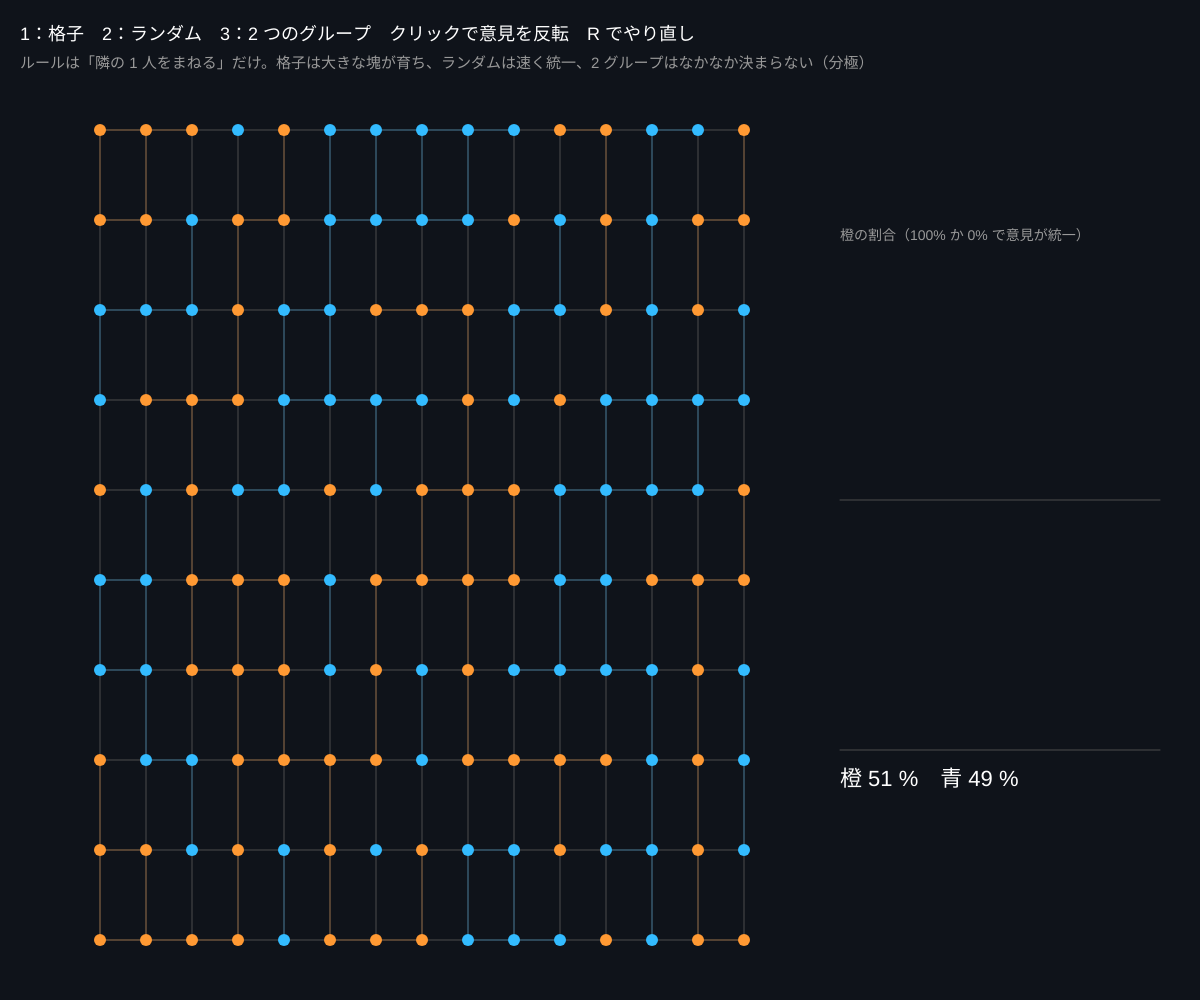
Frame 1 (no input)
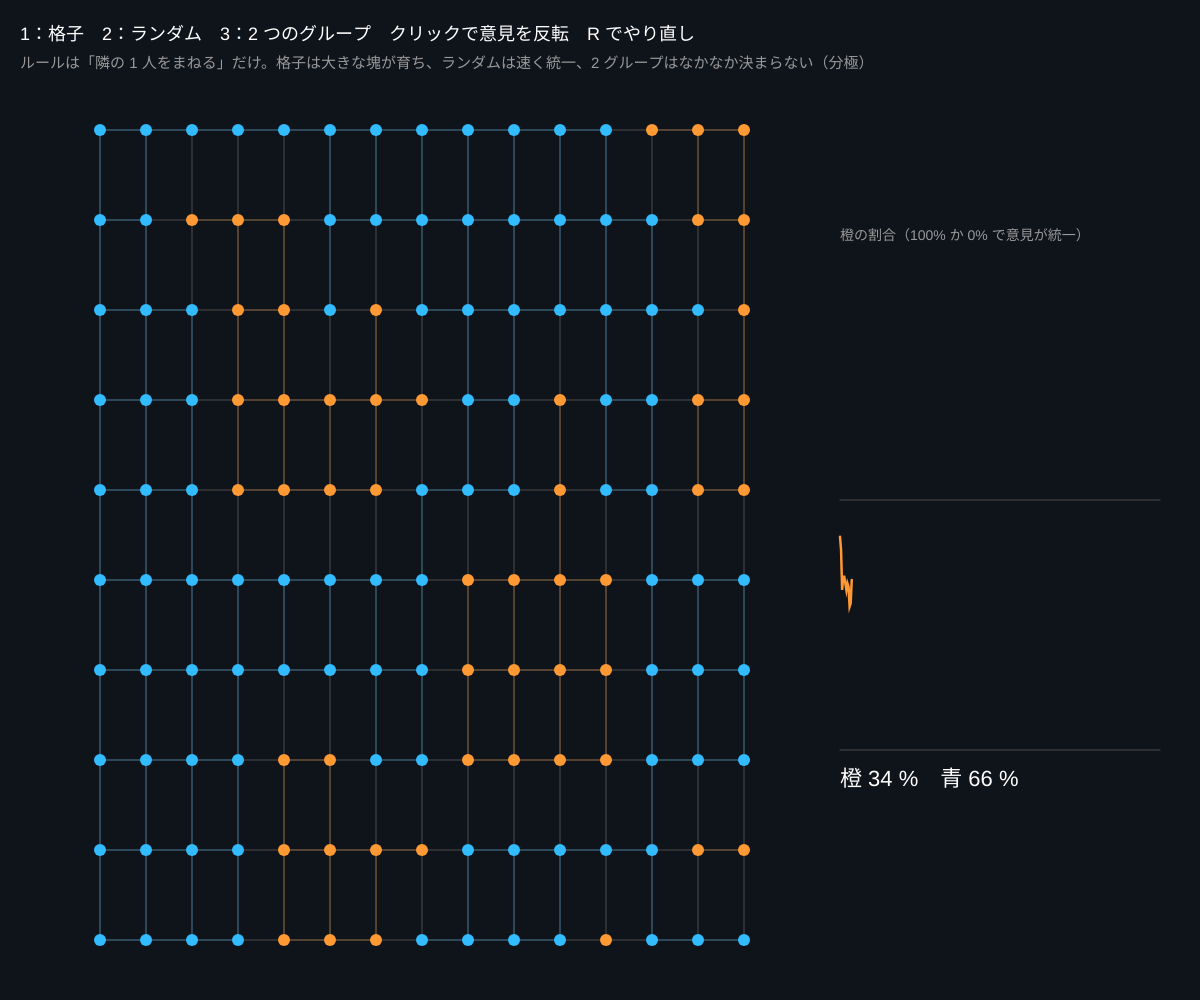
Frame 60 (no input)
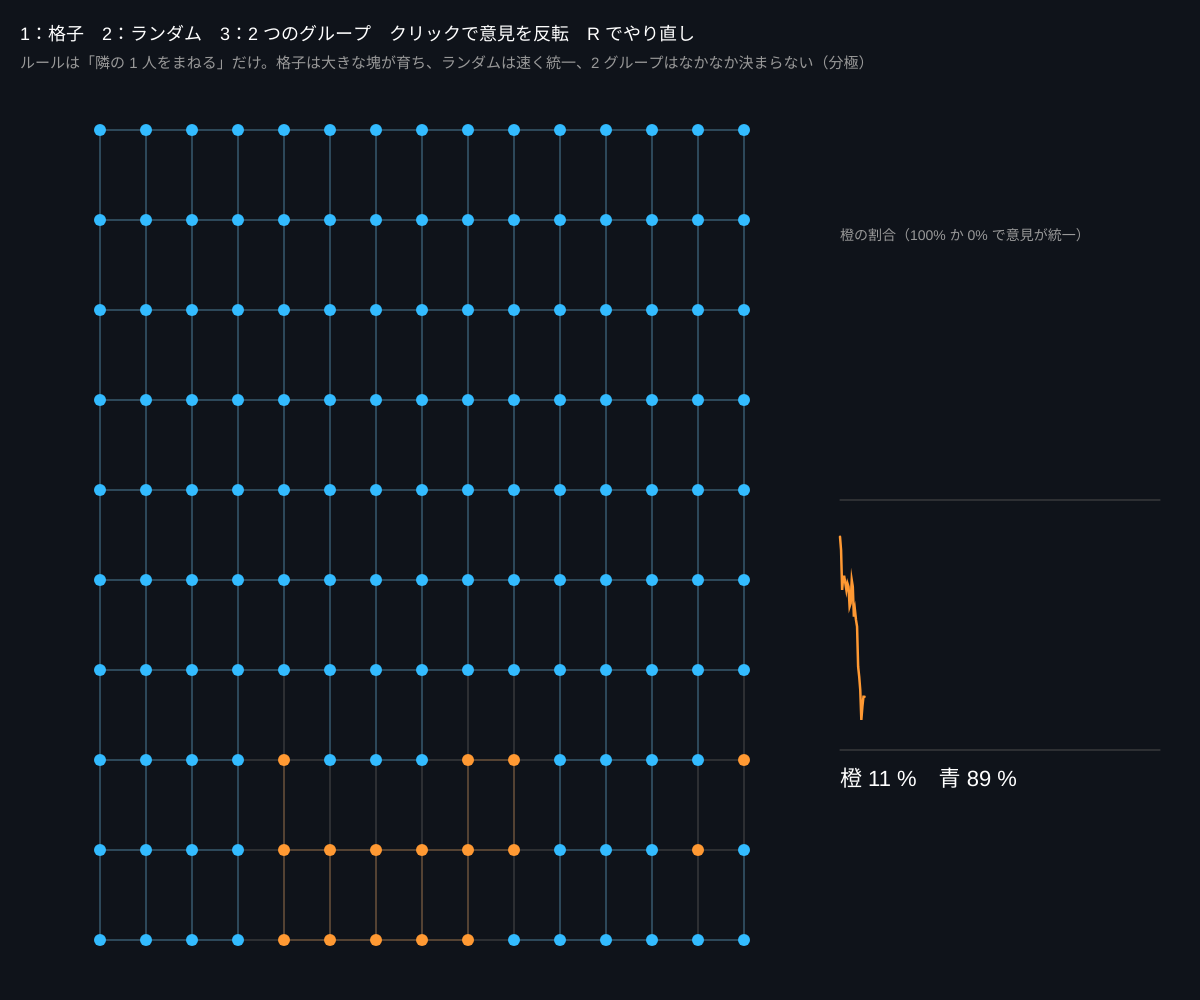
Frame 120 (the mouse pressed at the canvas centre since frame 60)

The p5.js sketch that drew these frames (run headless with seeded random() and noise() and a simulated clock; from frame 60 on, the mouse is pressed at the canvas centre):

// p5.js sketch
// ── sketch.js
// ============================================
// 13 意見はどう広がるか（投票者モデル）
// 各点は 2 つの意見（青／橙）のどちらか。毎回ランダムな点が「隣の 1 人の意見をまねる」だけ
// ネットワークの形によって、まとまる・分かれる・ずっと揺れる
// 1 = 格子 / 2 = ランダム / 3 = 2 つのグループ / クリックで点の意見を反転 / R でやり直し
// ============================================

let n = 150, nodes = [], adj = [], edges = [];
let opinion = [];
let topology = 1;
let history = [];

function setup() {
  createCanvas(windowWidth, windowHeight);
  colorMode(HSB, 360, 100, 100, 100);
  build();
}

function build() {
  nodes = []; adj = []; edges = []; history = [];
  for (let i = 0; i < n; i++) adj.push([]);
  let link = (a, b) => { if (a !== b && !adj[a].includes(b)) { adj[a].push(b); adj[b].push(a); edges.push([a, b]); } };
  if (topology === 1) {
    let cols = 15;
    for (let i = 0; i < n; i++) nodes.push({ x: map(i % cols, 0, cols - 1, 100, width * 0.62), y: map(floor(i / cols), 0, 9, 130, height - 60) });
    for (let i = 0; i < n; i++) { if (i % cols < cols - 1) link(i, i + 1); if (i + cols < n) link(i, i + cols); }
  } else if (topology === 2) {
    for (let i = 0; i < n; i++) nodes.push({ x: random(100, width * 0.62), y: random(130, height - 60) });
    for (let i = 0; i < n; i++) for (let k = 0; k < 2; k++) link(i, floor(random(n)));
  } else {
    for (let i = 0; i < n; i++) nodes.push({ x: (i < n / 2 ? width * 0.2 : width * 0.5) + random(-110, 110), y: height * 0.55 + random(-200, 200) });
    for (let i = 0; i < n; i++) for (let k = 0; k < 3; k++) {
      let j = i < n / 2 ? floor(random(n / 2)) : floor(random(n / 2)) + n / 2;
      link(i, j);
    }
    for (let k = 0; k < 3; k++) link(floor(random(n / 2)), floor(random(n / 2)) + n / 2); // 2 グループを細くつなぐ
  }
  opinion = nodes.map(() => (random() < 0.5 ? 0 : 1));
}

function draw() {
  background(220, 40, 10);
  // ★ 投票者モデル：ランダムな点が、ランダムな隣の意見をコピー（1 フレームに 20 回）
  for (let k = 0; k < 20; k++) {
    let i = floor(random(n));
    if (adj[i].length) opinion[i] = opinion[random(adj[i])];
  }
  if (frameCount % 5 === 0) {
    history.push(opinion.filter((o) => o).length / n);
    if (history.length > 300) history.shift();
  }

  for (let [a, b] of edges) {
    stroke(opinion[a] === opinion[b] ? [200, 30][opinion[a]] : 0, opinion[a] === opinion[b] ? 50 : 0, opinion[a] === opinion[b] ? 60 : 30);
    strokeWeight(1);
    line(nodes[a].x, nodes[a].y, nodes[b].x, nodes[b].y);
  }
  for (let i = 0; i < n; i++) {
    noStroke();
    fill([200, 30][opinion[i]], 80, 100);
    circle(nodes[i].x, nodes[i].y, 12);
  }

  // 右：橙の割合の推移
  let gx = width * 0.7, gw = width - gx - 40, gy = height * 0.25, gh = height * 0.5;
  stroke(0, 0, 30);
  line(gx, gy + gh, gx + gw, gy + gh);
  line(gx, gy + gh / 2, gx + gw, gy + gh / 2);
  noFill();
  stroke(30, 80, 100);
  strokeWeight(2.5);
  beginShape();
  for (let t = 0; t < history.length; t++) vertex(gx + (t / 300) * gw, gy + gh - history[t] * gh);
  endShape();
  noStroke();
  fill(0, 0, 60);
  textSize(14);
  text('橙の割合（100% か 0% で意見が統一）', gx, gy - 10);
  let frac = opinion.filter((o) => o).length / n;
  fill(0, 0, 100);
  textSize(22);
  text('橙 ' + nf(frac * 100, 1, 0) + ' %　青 ' + nf((1 - frac) * 100, 1, 0) + ' %', gx, gy + gh + 36);

  fill(0, 0, 100);
  textSize(18);
  text('1：格子　2：ランダム　3：2 つのグループ　クリックで意見を反転　R でやり直し　' + (frac === 0 || frac === 1 ? '→ 意見が統一された！' : ''), 20, 40);
  fill(0, 0, 60);
  textSize(15);
  text('ルールは「隣の 1 人をまねる」だけ。格子は大きな塊が育ち、ランダムは速く統一、2 グループはなかなか決まらない（分極）', 20, 68);
}

function mousePressed() {
  for (let i = 0; i < n; i++) if (dist(mouseX, mouseY, nodes[i].x, nodes[i].y) < 10) opinion[i] = 1 - opinion[i];
}
function keyPressed() {
  if (key >= '1' && key <= '3') { topology = int(key); build(); }
  if (key === 'r' || key === 'R') build();
}

// ---------- やってみよう ----------
// 1. 3 つのトポロジーで、統一されるまでの時間を比べる
// 2. 2 グループ（3）で、グループ間の線を増やすと（link を 3 → 20）どうなる？
// 3. 「まねない頑固者」を 1 人入れると（その点は更新しない）、全体はどうなる？
